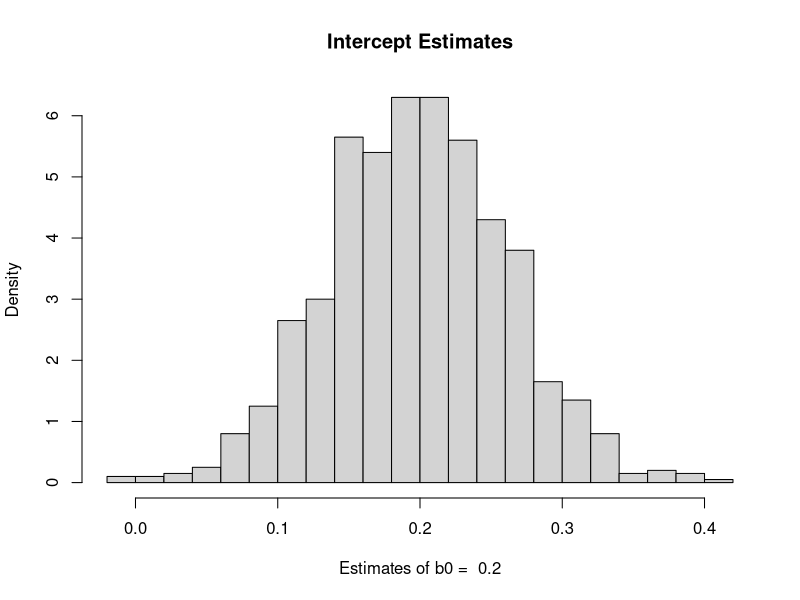
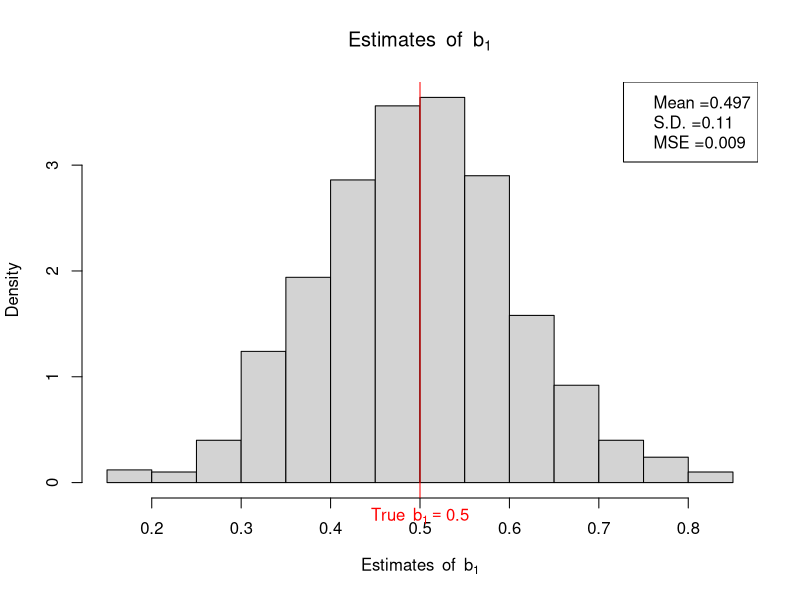
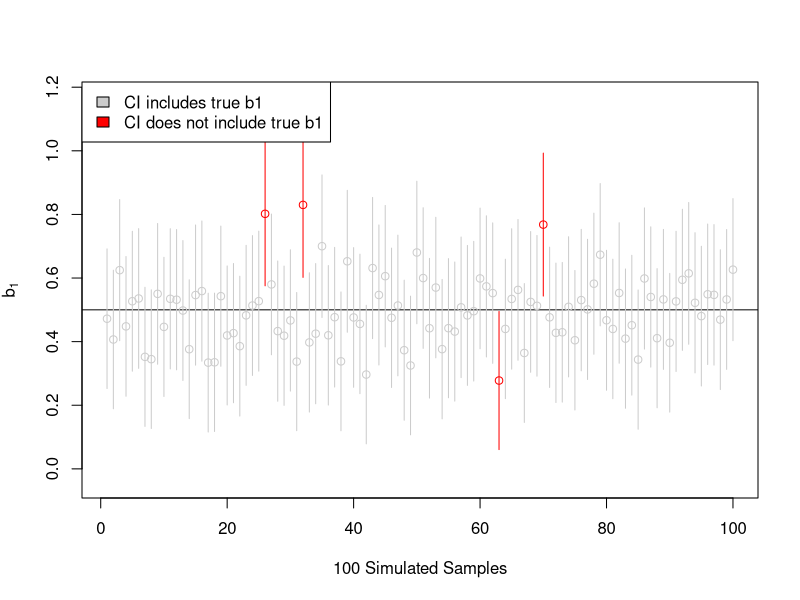

Write the R code that produced these figures, in order.
## Paul Johnson
## 20151022

## notes on  Carsey and Harden Chapter 5


## Methodology in C and H in chapter 6 follows chapter 5.
## The basic idea is

## 1. create a matrix to hold "reps" rows of data

## 2. use a for loop to fill in the matrix row by row

## This is extremely clear and I expect very easy for new
## R programmers to understand.

## I would ordinarily suggest users should change the style in order
## to improve 1) clarity and 2) replicability. A tertiary
## consideration is speed, and that's mainly what I'm working on
## below, since there are separate notes on clarity and replication.

## I noticed some usages that I suspected were causing this simulation
## to run slowly, but found out my intuitions were not correct.  We
## can make it run in about one-half of the time they originally used,
## but none of the elements that I thought were "obvious" actually
## made it go faster.

## For example, here's something that might matter, but does not have
## a noticeable effect.  Their code uses return() at the end of
## functions, but that is not necessary. It is an unnecessary function
## call.  Students notice that I don't use return() at the end of
## functions. Theoretically, at lease, calling return() over and over
## will cause a slight slowdown. However, we can't detect that
## slowdown in this exercise.



## C and H, p. 130

##' Receive probabilities, return inverse logit values
##'
##' From C and H p. 132.  Note, I don't use return() here
##' @param p Probability value
##' @return real valued vector 
##' @author Paul Johnson <pauljohn@@ku.edu>
inv.logit <- function(p) exp(p)/(1 + exp(p))


## C and H, p. 132
##' Calculate coverage information, from C and H p. 132
##'
##' Uses a Wald approximation to create a 95% CI
##' @param b Vector of estimated parameters
##' @param se Vector of standard errors of parameters
##' @param true Single true value
##' @param level Default 0.95: confidence level
##' @param df Degrees of freedom used in creating t value
##' @return A list with 4 objects
##' @author Paul Johnson 
coverage <- function(b, se, true, level = 0.95,
                     df = Inf)
{
    qtile <- level + (1 - level)/2
    lower.bound <- b - qt(qtile, df = df)*se
    upper.bound <- b + qt(qtile, df = df)*se
    true.in.ci <- ifelse(true >= lower.bound & true <= upper.bound, 1, 0)
    cp <- mean(true.in.ci)
    ## Monte Carlo error:
    mc.lower.bound <- cp - 1.96*sqrt((cp*(1 - cp))/length(b))
    mc.upper.bound <- cp + 1.96*sqrt((cp*(1 -cp))/length(b))
    list(coverage.probability = cp,
         true.in.ci = true.in.ci,
         ci = cbind(lower.bound, upper.bound),
         mc.eb = c(mc.lower.bound, mc.upper.bound))
}



## parameters
reps <- 1000
n <- 1000
b0 <- 0.2; b1 <- 0.5

## the predictor variable
X <- runif(n, -1, 1)

## NOTE, X is not re-generated with each simulation. It is
## "fixed" in the statistical sense.

par.est.logit <- matrix(NA, nrow = reps, ncol = 4)
set.seed(32945)


## Code from p. 133. Wrap inside system.time to assess
system.time(
for(i in 1:reps){
    Y <- rbinom(n, 1, inv.logit(b0 + b1 * X))
    model <- glm(Y ~ X, family = "binomial" (link = "logit"))
    vcv <- vcov(model)
    par.est.logit[i, 1] <- model$coef[1]
    par.est.logit[i, 2] <- model$coef[2]
    par.est.logit[i, 3] <- sqrt(diag(vcv)[1])
    par.est.logit[i, 4] <- sqrt(diag(vcv)[2])
}
)

## That's good enough for most purposes.  Then
## the researcher's mission is to summarize and display that
## for readers.

## Get the means of the estimates
par.est.logit.mean <- round(colMeans(par.est.logit), 3)
par.est.logit.mean

par.est.logit.sd <- round(apply(par.est.logit, 2, sd), 4)


b1mse <- (par.est.logit.mean[2] - b1)^1 + par.est.logit.sd[2]^2

mean(par.est.logit[ , 1]) 


hist(par.est.logit[ , 1], breaks = 20,
     xlab = paste("Estimates of b0 = ", b0),
     prob = TRUE, main = "Intercept Estimates")

hist(par.est.logit[ , 2], breaks = 20,
     xlab = bquote(Estimates~~of~~b[1]),
     prob = TRUE, main = bquote(Estimates~~of~~b[1]))
abline(v = b1, col = "red")
mtext(text = bquote(True~~b[1] == .(b1)), side = 1, at = b1, line = 0.5, col = "red")
## I wasted time trying to write plotmath into the legend, quit
## because it was not coming out right.  
legend("topright",
       legend = c(paste0("Mean =", round(par.est.logit.mean[ 2], 3)),
                  paste0("S.D. =", round(par.est.logit.sd[2], 3)),
                  paste0("MSE =", round(b1mse,3 )))
                  )

b1.cov <- coverage(par.est.logit[ , 2], par.est.logit[ , 4], b1, df = 998) 
b1.cov$coverage.probability
table(b1.cov$true.in.ci)

## Plots C and H p.95 similar to plots that Gelman and Hill use.

## I wanted to experiment with row selections, here's
## a view of the first 100 rows
rdraw <- 1:100

plot(rdraw, rdraw,  type = "n",
     ylim = rockchalk::magRange(unlist(b1.cov$ci), c(1,1.1)),
     xlab = paste(length(rdraw), "Simulated Samples"),
     ylab = expression(hat(b[1])))
abline(h = b1)
mycol <- ifelse(b1.cov$true.in.ci,  "gray80", "red")
for(i in rdraw){
        lines(c(i,i), b1.cov$ci[i, ], col = mycol[i])
}
points(rdraw, par.est.logit[rdraw ,2], col = mycol[rdraw])
legend("topleft", legend = c("CI includes true b1",
                             "CI does not include true b1"),
       fill = c("gray80", "red"))

## Students: Change rdraw, then re-run code
## rdraw <- 100:400
rdraw <- 300:900

##' .. content for \description{} (no empty lines) ..
##'
##' .. content for \details{} ..
##' @title 
##' @param lb 
##' @param ub 
##' @param est 
##' @param true 
##' @param nlines 
##' @return 
##' @author Paul Johnson
plotCI <- function(lb, ub, est, true, nlines = 100){
    if (nlines < length(lb)) crisis <- TRUE
    if(crisis){
        mysamp <- sample(seq.int(1, nlines), nlines, replace = TRUE)
        lb <- lb[mysamp]
        ub <- ub[mysamp]
        est <- est[mysamp]
    }
    
    rdraw <- seq_along(lb)
    plot(rdraw, rdraw,  type = "n",
         ylim = rockchalk::magRange(c(lb, ub), c(1, 1.1)),
         xlab = paste(length(rdraw), "Simulated Samples"),
         ylab = expression(hat(b[1])))
    abline(h = true)
    true.in.ci <- ifelse(lb < est & est < ub, TRUE, FALSE)
    mycol <- ifelse(true.in.ci,  "gray80", "red")
    for (i in rdraw){
        lines(c(i,i), c(lb[i], ub[i]), col = mycol[i])
    }
    points(rdraw, est, col = mycol[rdraw])
    legend("topleft", legend = c("CI includes true b1",
                                 "CI does not include true b1"),
           fill = c("gray80", "red"))
    list(true.in.ci, mysamp)
}








## Mission 1. Better organized?

## This is a simple toy simulation, I'd usually be reluctant
## about "one giant for loop". 
## I'd usually say the students should
## 1. Create the data generator function
## 2. Create the estimator function
## 3. Write the orchestrator to run over and over
## 4. Create evaluation functions.  

genY <- function (run, n, X, b0, b1){
    Y <- rbinom(n, 1, inv.logit(b0 + b1 * X))
}


## Uses some tricks from the "faster" section below
fitModel <- function(run, x, y){
    mf <- glm.fit(cbind(1, x), y, family = "binomial" (link = "logit"))
    class(mf) <- c("glm", "lm")
    c(model$coef, unlist(sqrt(diag(vcov(mf)))))
}


runSim <- function(run, n = 100, X, b0, b1){
    if (n != length(X)) stop(paste("sorry, I did not consider you would not use the right n"))
    Y <- genY(run, n, X, b0, b1)
    mf <- fitModel(run, X, Y)
    list("mf" = mf, "y" =  Y)
}


system.time(
    res <- lapply(1:1000, runSim, n, X, b0, b1)
)

res <- list()
system.time(
for(i in 1:reps){
    res[[i]] <- runSim(i, 1000, X, b0, b1)
}
)

system.time(
res2 <- do.call("rbind", res)
)



## Problems to fix. Did not save "seedin" in genY
## considered both doing a return list
genY <- function (run, n, X, b0, b1){
    seedin <- .Random.seed
    Y <- rbinom(n, 1, inv.logit(b0 + b1 * X))
    list("y" = Y, "seedin" = seedin)
}

## or an attribute
genY <- function (run, n, X, b0, b1){
    seedin <- .Random.seed
    Y <- rbinom(n, 1, inv.logit(b0 + b1 * X))
    attr(Y, "seedin") <- seedin
    Y
}

## Either way, storage is more complicated, analysis more difficult,
## because the seeds are in the "way"





## Mission 2. Faster?
## The rest of this: Looking to see if I can make this run faster.

## Here is the starting point
## for(i in 1:reps){
##     Y <- rbinom(n, 1, inv.logit(b0 + b1 * X))
##     model <- glm(Y ~ X, family = "binomial" (link = "logit"))
##     vcv <- vcov(model)
##     par.est.logit[i, 1] <- model$coef[1]
##     par.est.logit[i, 2] <- model$coef[2]
##     par.est.logit[i, 3] <- sqrt(diag(vcv)[1])
##     par.est.logit[i, 4] <- sqrt(diag(vcv)[2])
## }
## Why think it can go faster?
## 1. It places elements into result matrix one cell at a time.
## 2. It calls the sqrt(diag(vcv)) repeatedly.
## 3. Its a for loop.

## Do not write into the matrix line by line. There should be some
## benefit to reducing number of function calls and number
## of access into the matrix
par.est.logit2 <- matrix(NA, nrow = reps, ncol = 4)
set.seed(32945)
system.time(
for(i in 1:reps){
    Y <- rbinom(n, 1, inv.logit(b0 + b1 * X))
    model <- glm(Y ~ X, family = "binomial" (link = "logit"))
    vcv <- sqrt(diag(vcov(model)))
    par.est.logit2[i, ] <- c(model$coef, vcv)
}
)



## sapply should be a bit faster because more of the
## work gets pushed over to the C side of R,
set.seed(32945)
system.time(
par.est.logit3 <- sapply(1:reps, function(jj){
    Y <- rbinom(n, 1, inv.logit(b0 + b1 * X))
    model <- glm(Y ~ X, family = "binomial" (link = "logit"))
    c(model$coef, sqrt(diag(vcov(model))))
})
)

## vapply is better, try thiat

set.seed(32945)
system.time(
par.est.logit3b <- vapply(1:reps, FUN.VALUE = vector("double", 4),  function(jj){
    Y <- rbinom(n, 1, inv.logit(b0 + b1 * X))
    model <- glm(Y ~ X, family = "binomial" (link = "logit"))
    c(model$coef, sqrt(diag(vcov(model))))
})
)


## A simulation trick I learned from some notes that Dirk Eddelbuettel
## made years ago.  The high level functions like lm and glm take
## time. They re-organize data and scan for features we don't use.
## They rely on lm.fit() and glm.fit() to do the calculations, so we
## can go faster by avoiding the high level functions.

set.seed(32945)
system.time(
par.est.logit4 <- sapply(1:reps, function(jj){
    Y <- rbinom(n, 1, inv.logit(b0 + b1 * X))
    mf <- glm.fit(cbind(1, X), Y, family = "binomial" (link = "logit"))
    class(mf) <- c("glm", "lm")
    c(model$coef, unlist(sqrt(diag(vcov(mf)))))
})
)


## Lets write a function and run it

logitFit <- function(jj){
    Y <- rbinom(n, 1, inv.logit(b0 + b1 * X))
    model <- glm(Y ~ X, family = "binomial" (link = "logit"))
    c(model$coef, sqrt(diag(vcov(model))))
}

set.seed(32945)
system.time(
    par.est.logit5 <- sapply(1:reps, logitFit)
)


## Then compile the function
library(compiler)
logitFitCmp <- cmpfun(logitFit)
set.seed(32945)
system.time(
    par.est.logit6 <- sapply(1:reps, logitFitCmp)
)

par.est.logit7 <- matrix(NA, nrow = 4, ncol = reps)

set.seed(32945)
t1 <- Sys.time()
par.est.logit7 <- matrix(NA, nrow = 4, ncol = reps)
for(i in 1:reps){
    par.est.logit7[ ,i] <- logitFitCmp(i)
}
t2 <- Sys.time()
t2-t1

set.seed(32945)
t1 <- Sys.time()
par.est.logit7 <- lapply(1:reps, logitFitCmp)
par.est.logit7 <- do.call("cbind", par.est.logit7)
t2 <- Sys.time()
t2-t1

## The stupid cbind each time way:

set.seed(32945)
t1 <- Sys.time()
par.est.logit8 <- logitFitCmp(1)
for(i in 2:reps){
    par.est.logit8 <- cbind(par.est.logit8, logitFitCmp(i))
}
t2 <- Sys.time()
t2-t1



## compare
par.est.logit7[, 1]
par.est.logit6[, 1]
par.est.logit5[, 1]
par.est.logit8[ ,1]


par.est.logit4[, 1]
## There's a puzzle
